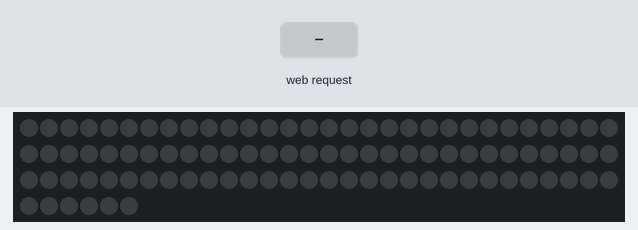
A sketch run on a simulated ESP32. Shown: 96 RGB LEDs in strip order, left to right, continuing on the next row. The test bench sets the inputs (shaded band). Dim RGB values are drawn brighter than linear; WiFi joins after 1.5 s; servers stay silent unless stated; what the sketch prints to the serial monitor is not drawn.

Above: at 2.7 s.
2.8 s: HTTP request GET /set?r=120 received
At 4.0 s:
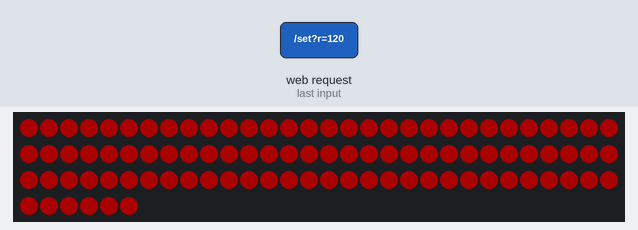
4.3 s: HTTP request GET /set?g=120 received
At 5.4 s:
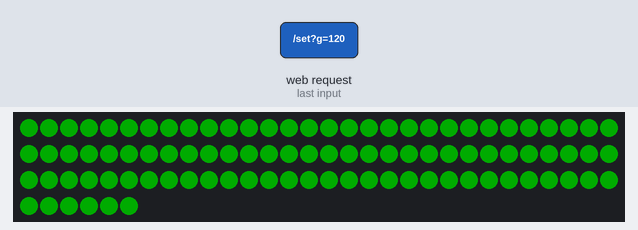
5.8 s: HTTP request GET /set?b=120 received
At 6.5 s:
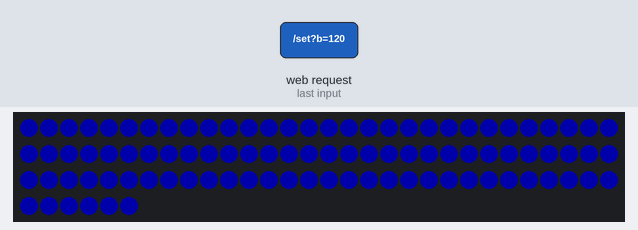
7.3 s: HTTP request GET /set?r=120&g=120&b=120 received
At 7.6 s:
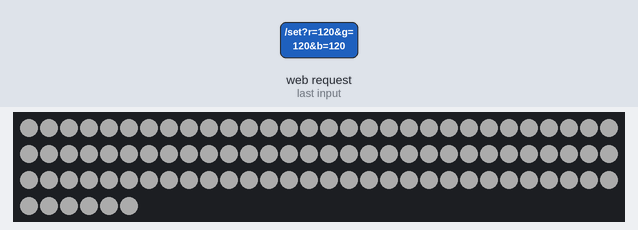
8.8 s: HTTP request GET /set received
At 10.0 s:
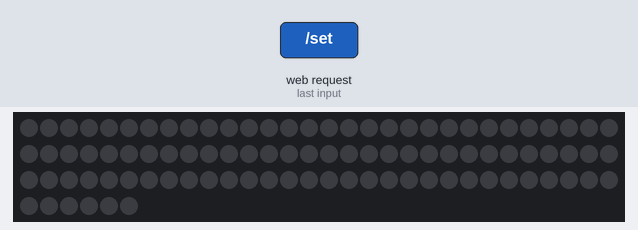
Timing chart, 0 to 11.3 s (numbered marks = the images above; inputs shaded):
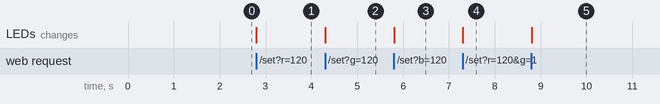

The sketch:

1.0.1.ino
```cpp
#include <WiFi.h>
#include <WebServer.h>
#include <FastLED.h>

// ================= 請修改這裡 =================
const char* ssid     = ".1.freewifi";    // 保留雙引號
const char* password = "00000000";    // 保留雙引號
// ===========================================

#define LED_PIN     8       // 腳位
#define NUM_LEDS    96      // 燈珠數
#define LED_TYPE    WS2812B
#define COLOR_ORDER GRB

CRGB leds[NUM_LEDS];
WebServer server(80);
int brightness = 100;

// 升級版網頁介面 (包含虛擬預覽燈)
const char index_html[] PROGMEM = R"rawliteral(
<!DOCTYPE HTML><html>
<head>
  <meta name="viewport" content="width=device-width, initial-scale=1, user-scalable=no">
  <meta charset="UTF-8">
  <title>光棍控制台 V2</title>
  <style>
    body {
      font-family: 'Verdana', sans-serif;
      background-color: #121212;
      color: white;
      text-align: center;
      margin: 0; padding: 20px;
      touch-action: manipulation; /* 防止雙擊縮放 */
    }
    h2 { color: #888; font-weight: normal; margin-bottom: 20px; }

    /* 虛擬燈泡預覽區 */
    #preview-box {
      width: 150px;
      height: 150px;
      border-radius: 50%;
      background-color: #000;
      margin: 0 auto 30px auto;
      border: 4px solid #333;
      box-shadow: 0 0 20px rgba(0,0,0,0.5);
      transition: background-color 0.2s, box-shadow 0.2s;
    }

    /* 顏色選擇器美化 */
    .control-group { margin-bottom: 30px; }
    input[type=color] {
      -webkit-appearance: none;
      border: none;
      width: 100px; height: 50px;
      border-radius: 10px;
      background: none;
      cursor: pointer;
    }

    /* 亮度拉桿 */
    input[type=range] {
      width: 80%;
      height: 10px;
      border-radius: 5px;
      background: #444;
      outline: none;
      -webkit-appearance: none;
    }
    input[type=range]::-webkit-slider-thumb {
      -webkit-appearance: none;
      width: 24px; height: 24px;
      border-radius: 50%;
      background: #00e5ff;
      cursor: pointer;
    }

    /* 關燈大按鈕 */
    .btn-off {
      background-color: #2a2a2a;
      border: 2px solid #ff4444;
      color: #ff4444;
      padding: 15px 50px;
      font-size: 20px;
      border-radius: 50px;
      cursor: pointer;
      width: 80%;
      max-width: 300px;
      transition: 0.2s;
    }
    .btn-off:active {
      background-color: #ff4444;
      color: white;
      transform: scale(0.95);
    }
  </style>
</head>
<body>

  <h2>目前顏色</h2>

  <div id="preview-box"></div>

  <div class="control-group">
    <p>點擊下方色塊選色</p>
    <input type="color" id="colorPicker" oninput="updateColor(this.value)" value="#000000">
  </div>

  <div class="control-group">
    <p>亮度</p>
    <input type="range" min="0" max="255" value="100" oninput="sendBright(this.value)">
  </div>

  <button class="btn-off" onclick="turnOff()">關閉電源 OFF</button>

  <script>
    // 更新顏色 (同時改變網頁預覽 + 傳送給 ESP32)
    function updateColor(hex) {
      // 1. 改變網頁上的圓圈顏色 (視覺回饋)
      var preview = document.getElementById('preview-box');
      preview.style.backgroundColor = hex;
      preview.style.boxShadow = "0 0 30px " + hex; // 讓它看起來在發光

      // 2. 傳送指令給 ESP32
      var r = parseInt(hex.slice(1, 3), 16);
      var g = parseInt(hex.slice(3, 5), 16);
      var b = parseInt(hex.slice(5, 7), 16);
      fetch("/set?r=" + r + "&g=" + g + "&b=" + b);
    }

    function sendBright(val) {
      fetch("/bright?val=" + val);
    }

    function turnOff() {
      // 介面歸零
      document.getElementById('colorPicker').value = '#000000';
      var preview = document.getElementById('preview-box');
      preview.style.backgroundColor = '#000';
      preview.style.boxShadow = 'none';

      // 傳送關燈指令
      fetch("/off");
    }
  </script>
</body>
</html>
)rawliteral";

void setup() {
  Serial.begin(115200);

  FastLED.addLeds<LED_TYPE, LED_PIN, COLOR_ORDER>(leds, NUM_LEDS);
  FastLED.setBrightness(brightness);
  fill_solid(leds, NUM_LEDS, CRGB::Black);
  FastLED.show();

  WiFi.begin(ssid, password);
  while (WiFi.status() != WL_CONNECTED) delay(500);

  Serial.println("");
  Serial.println("Wi-Fi Connected!");
  Serial.print("IP Address: "); // 這裡很重要
  Serial.println(WiFi.localIP());

  server.on("/", []() { server.send(200, "text/html", index_html); });

  server.on("/set", []() {
    String r = server.arg("r");
    String g = server.arg("g");
    String b = server.arg("b");
    fill_solid(leds, NUM_LEDS, CRGB(r.toInt(), g.toInt(), b.toInt()));
    FastLED.show();
    server.send(200, "text/plain", "OK");
  });

  server.on("/bright", []() {
    String val = server.arg("val");
    brightness = val.toInt();
    FastLED.setBrightness(brightness);
    FastLED.show();
    server.send(200, "text/plain", "OK");
  });

  server.on("/off", []() {
    fill_solid(leds, NUM_LEDS, CRGB::Black);
    FastLED.show();
    server.send(200, "text/plain", "OK");
  });

  server.begin();
}

void loop() {
  server.handleClient();
}
```

Measured:
- after the input at 2.8 s, the LEDs: change at once (image 1)
- after the input at 4.3 s, the LEDs: change at once (image 2)
- after the input at 5.8 s, the LEDs: change at once (image 3)
- after the input at 7.3 s, the LEDs: change at once (image 4)
- after the input at 8.8 s, the LEDs: change at once (image 5)
